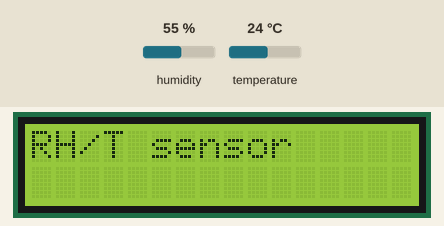
This sketch was run on a simulated Arduino Uno, built with avr-gcc and run on an emulated ATmega328P. Shown: 16×2 character LCD. The inputs (shaded band) are chosen by the test bench; at power-on: temperature 24 °C, humidity 55 %. EEPROM starts erased; what the sketch prints to the serial monitor is not drawn.

Above: at 1.2 s.
1.3 s: temperature set to 12 °C
At 11.0 s:
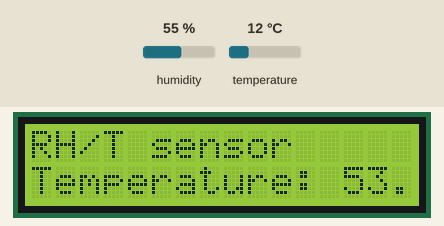
At 29.1 s:
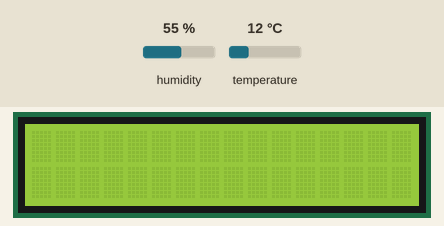
31.3 s: humidity set to 22 %
At 44.7 s:
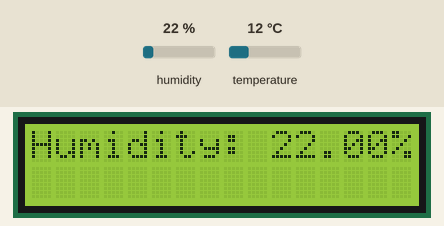
Timing chart, 0 to 46.2 s (numbered marks = the images above; inputs shaded):
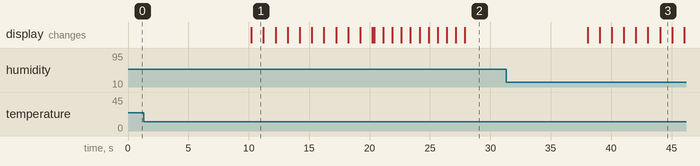

The sketch:

i2c_rht_display.ino
```cpp
/**
 * @author: Rezvee Rahman
 * @date:   06/28/2025
 *
 * @details: This program displays the relative humidity and temperature.
 *           This project uses the "DHT sensor library" by Adafruit.
 */

#include <DHT.h>
#include <DHT_U.h>
#include <EEPROM.h>
#include <LiquidCrystal.h>
#include <Wire.h>

#define DHTTYPE DHT11

/* used for serial */
#define SERIAL_SPEED 9600

void _hanlde_lcd_display();
void _lcd_reset();
void _log_rht();
void _print_records();
void _update_records();


const uint8_t BUFFER_SIZE = 4;

/* digital pins */
const uint8_t LCD_ENABLE_PIN = 12;
const uint8_t LCD_END_PIN    =  4;
const uint8_t LCD_START_PIN  = 11;
const uint8_t LCD_RW_PIN     =  3;
const uint8_t LCD_RS_PIN     =  2;

/* analog pins */
const uint8_t  RHT_PIN       =    13;
const uint32_t POLLING_DELAY = 10000; /* ms */

const uint32_t EEPROM_LENGTH = EEPROM.length();

const uint16_t HIGHEST_TEMPERATURE_ADDRESS = 0;
const uint16_t LOWEST_TEMPERATURE_ADDRESS = sizeof(float) + HIGHEST_TEMPERATURE_ADDRESS;
const uint16_t HIGHEST_HUMIDITY_ADDRESS = sizeof(float) + LOWEST_TEMPERATURE_ADDRESS;
const uint16_t LOWEST_HUMIDITY_ADDRESS = sizeof(float) + HIGHEST_HUMIDITY_ADDRESS;

char ch_bf[16];

/* local variables */
byte            byte_buff[4];
float           celsius;
float           farenheit;
float           humidity;
int             i;
sensors_event_t sensor_humidity_ev;
sensors_event_t sensor_temp_ev;
sensor_t        sensor_humidity;
sensor_t        sensor_temp;

/* Store in Arduino EEPROM */
float record_highest_humidity = NAN;
float record_highest_temp     = NAN;
float record_lowest_humidity  = NAN;
float record_lowest_temp      = NAN;

float* record_ptr             = NULL;

DHT_Unified dht(RHT_PIN, DHTTYPE);

LiquidCrystal lcd(LCD_RS_PIN,
                  LCD_RW_PIN,
                  LCD_ENABLE_PIN,
                  LCD_START_PIN,
                  LCD_START_PIN - 1,
                  LCD_START_PIN - 2,
                  LCD_START_PIN - 3,
                  LCD_START_PIN - 4,
                  LCD_START_PIN - 5,
                  LCD_START_PIN - 6,
                  LCD_END_PIN);
/**
 * Setup before executing main loop.
 */
void setup() {
  lcd.begin(16, 2, "5x10");
  lcd.setCursor(0, 0);
  lcd.clear();
  lcd.print("RH/T sensor");
  Wire.begin();
  dht.begin();
  dht.temperature().getSensor(&sensor_temp);
  dht.humidity().getSensor(&sensor_humidity);
  Serial.begin(SERIAL_SPEED);
}

/**
 * Main loop
 */
void loop() {
  Serial.print("Polling... ");
  Serial.println(POLLING_DELAY);
  delay(POLLING_DELAY);
  dht.temperature().getEvent(&sensor_temp_ev);
  dht.humidity().getEvent(&sensor_humidity_ev);
  celsius = sensor_temp_ev.temperature;
  humidity = sensor_humidity_ev.relative_humidity;
  if (isnan(celsius) == 0) {
    farenheit = ((1.8) * sensor_temp_ev.temperature) + 32;
  } else {
    farenheit = NAN;
  }

  log_RHT();
  _handle_lcd_display();

  _update_records();

  record_value(&record_highest_temp, HIGHEST_TEMPERATURE_ADDRESS);
  record_value(&record_lowest_temp, LOWEST_TEMPERATURE_ADDRESS);
  record_value(&record_highest_humidity, HIGHEST_HUMIDITY_ADDRESS);
  record_value(&record_lowest_humidity, LOWEST_HUMIDITY_ADDRESS);
  _print_records();
}

/**
 * This routine handles printing to the serial console.
 */
void log_RHT() {
  /* This is not a regular `stdio` print statement. */
  Serial.println("--------------------------------------------------------------------");
  if (&sensor_temp == NULL || &sensor_humidity == NULL) {
    Serial.println("RHT sensor could not be found!");
    exit(1);
  }

  if (isnan(sensor_temp_ev.temperature)) {
    Serial.println("Temperature: NaN");
  } else {
    /* division of 9 / 5 is not recommended */
    Serial.print("Temperature: ");
    Serial.print(celsius);
    Serial.print(" °C | ");
    Serial.print(farenheit);
    Serial.println(" °F");

  }

  if (isnan(sensor_humidity_ev.relative_humidity)) {
    Serial.println("Humidity:    NaN");
  } else {
    Serial.print("Humidity:    ");
    Serial.print(humidity);
    Serial.println(F(" %"));
  }
  Serial.println("--------------------------------------------------------------------\n");
}

/**
 * This routine records last highest temperature and relative humidity.
 * Records for temperature are stored in celsius, *NOT FARENHEIT*.
 * TBD: This routine doesn't make sense, look into fixing this.
 */
void record_value(float* record, uint16_t type) {
  float f;

  /* We care if it is one of these types. */
  if (type == HIGHEST_TEMPERATURE_ADDRESS
      || type == LOWEST_TEMPERATURE_ADDRESS
      || type == HIGHEST_HUMIDITY_ADDRESS
      || type == LOWEST_HUMIDITY_ADDRESS) {
    i = type;
  } else {
    return;
  }

  /* read EEPROM memory for last recorded values. */
  Serial.print("Type: ");
  Serial.println(type);
  for (i = 0; i < BUFFER_SIZE; i++) {
    byte_buff[i] = EEPROM.read(type + i);
    Serial.print("Byte: ");
    Serial.println(byte_buff[i]);
  }

  /* This is such a nifty trick, gets the job done! */
  /* Should've use `EEPROM.get` instead... :-/ */
  f = byte_buff[0] << 0
    | byte_buff[1] << 8
    | byte_buff[2] << 16
    | byte_buff[3] << 24;

  /* Update the record appropriately. */
  switch(type) {
    case HIGHEST_HUMIDITY_ADDRESS:
    case HIGHEST_TEMPERATURE_ADDRESS:
      if (isnan(*record) != 1 && *record > f) {
        byte_buff[0] = ((*record && 0xFF000000) >> 24);
        byte_buff[1] = ((*record && 0x00FF0000) >> 16);
        byte_buff[2] = ((*record && 0x0000FF00) >> 8);
        byte_buff[3] = ((*record && 0x000000FF));
        for (i = 0; i < BUFFER_SIZE; i++) {
          EEPROM.update(type + i, byte_buff[i]);
        }
      } else {
        *record = f;
      }
      break;
    case LOWEST_HUMIDITY_ADDRESS:
    case LOWEST_TEMPERATURE_ADDRESS:
      if (isnan(*record) != 1 && *record < f) {
        byte_buff[0] = ((*record && 0xFF000000) >> 24);
        byte_buff[1] = ((*record && 0x00FF0000) >> 16);
        byte_buff[2] = ((*record && 0x0000FF00) >> 8);
        byte_buff[3] = ((*record && 0x000000FF));
        for (i = 0; i < BUFFER_SIZE; i++) {
          EEPROM.update(type + i, byte_buff[i]);
        }
      } else {
        *record = f;
      }
      break;
    default:
      break;
  }
}

/**
 * This routine displays the recent relative humidity and temperature.
 */
void _handle_lcd_display() {
  lcd.clear();
  lcd.print("RH/T sensor");
  lcd.setCursor(0, 1);
  if (isnan(farenheit)) {
    lcd.write("Temperature: NaN");
  } else {
    dtostrf(farenheit, 4, 2, ch_bf);
    lcd.setCursor(0, 1);
    lcd.print("Temperature: ");lcd.print(ch_bf);lcd.print("F");
  }

  for (i = 0; i < 6; i++) {
    delay(1000);
    lcd.scrollDisplayLeft();
  }

  lcd.clear();
  lcd.home();
  if (isnan(humidity)) {
    lcd.print("Humidity: NaN");
  } else {
    dtostrf(humidity, 4, 2, ch_bf);
    lcd.setCursor(0, 0);
    lcd.print("Humidity: ");lcd.print(ch_bf);lcd.print("%");
  }

  for (i = 0; i < 4; i++) {
    delay(1000);
    lcd.scrollDisplayLeft();
  }
}

/**
 * This function prints our temperature and humidity records.
 */
void _print_records() {
  _lcd_reset();
  dtostrf(record_highest_humidity, 4, 2, ch_bf);
  lcd.print("H Hmd: ");lcd.print(ch_bf);lcd.print("%");
  lcd.setCursor(0, 1);
  dtostrf(record_lowest_humidity, 4, 2, ch_bf);
  lcd.print("L Hmd:  ");lcd.print(ch_bf);lcd.print("%");
  for (i = 0; i < 5; i++) {
    delay(750);
    lcd.scrollDisplayLeft();
  }

  _lcd_reset();
  dtostrf(((1.8) * record_highest_temp + 32), 4, 2, ch_bf);
  lcd.print("H Temp: "); lcd.print(ch_bf);lcd.print("F");
  lcd.setCursor(0, 1);
  dtostrf(((1.8) * record_lowest_temp + 32), 4, 2, ch_bf);
  lcd.print("L Temp: "); lcd.print(ch_bf);lcd.print("F");
  for (i = 0; i < 5; i++) {
    delay(750);
    lcd.scrollDisplayLeft();
  }
  _lcd_reset();
}

void _lcd_reset() {
  lcd.clear();
  lcd.home();
}

/**
 * This is a very stupid update function for records...
 */
void _update_records() {
  if (isnan(celsius) != 1) {
    record_ptr = &record_highest_temp;
    *record_ptr = celsius;
    record_ptr = &record_lowest_temp;
    *record_ptr = celsius;
  }
  if (isnan(humidity) != 1) {
    record_ptr = &record_highest_humidity;
    *record_ptr = humidity;
    record_ptr = &record_lowest_humidity;
    *record_ptr = humidity;
  }
}
```

Measured:
- what the display in image 1 shows lasts 1.0 s, from 10.2 s to 11.2 s
